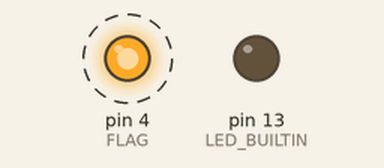
A sketch run on a simulated Arduino Uno, built with avr-gcc and run on an emulated ATmega328P. Parts: output pins drawn as LEDs (lit = HIGH). Dashed ring = blinking. What the sketch prints to the serial monitor is not drawn.

Above: at 0.5 s.
Timing chart, 0 to 4.6 s (numbered marks = the images above):
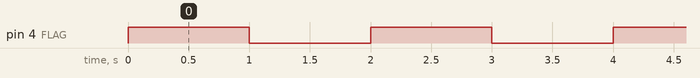

The sketch:

BlinkInts2.ino
```cpp
#define FLAG 4
#define INTPIN 8
#define DELAY 1000

// Variable que controla el estado del LED. Su valor solo cambia
// dentro de la rutina de interrupción.
volatile boolean state1 = LOW;

// Valor que controla la oscilación en un PIN y cuyas variaciones
// disparan una interrupción
boolean state2 = LOW ;

// Variable que controla el instante de la próxima oscilación
unsigned long offset=0;


// Defino los puertos y asocio la interrupción a la invocación
// del método blink.
void setup() {
  pinMode(LED_BUILTIN, OUTPUT);
  pinMode(FLAG, OUTPUT);
  pinMode(INTPIN, INPUT);
  attachInterrupt(digitalPinToInterrupt(INTPIN), blink, RISING);

  Serial.begin(9600);
}

// Bucle principal.
void loop() {

// Unicamente se ajusta el LED en función del valor que haya tomado
// durante la última interrupción.
  digitalWrite(LED_BUILTIN, state1);

// Como estamos gestionando la oscilación del PIN desde el mismo
// MKR (no es producida por algún tipo de sensor externo), en
// este buble también actualizamos su valor.
  needsSwitch();

//  track();
}

// Simulación de la oscilación en el PIN
void needsSwitch() {
  if (millis()>=offset) {
    state2=!state2;
    digitalWrite(FLAG, state2);
    offset = millis()+DELAY;
    track();
  }
}

// Rutina que cambia el estado del LED cuando es invocada como
// consecuencia de la llegada de una interrupción
void blink() {
  state1 = !state1;
}

// Monitoriza el valor de los dos flags
void track() {
  Serial.print(millis());
  Serial.print(state1? " ON ":" OFF ");
  Serial.println(state2? " ON ":" OFF ");
}
```

Measured:
- by itself, pin 4 (FLAG): alternates HIGH for 1.0 s and LOW for 1.0 s
